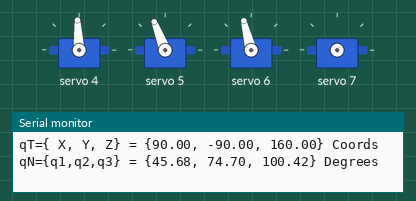
Recording of a sketch running on a simulated Arduino Uno, built with avr-gcc and run on an emulated ATmega328P. Shown: 4 × servo, the last lines printed to the serial monitor.

Above: at 0.43 s.
At 4.81 s:
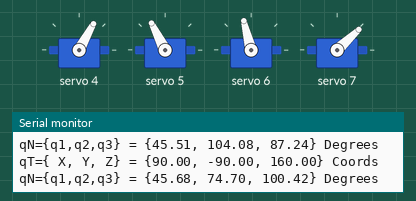
At 10.52 s:
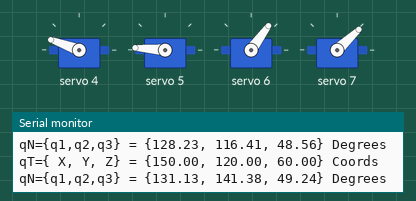
At 19.26 s:
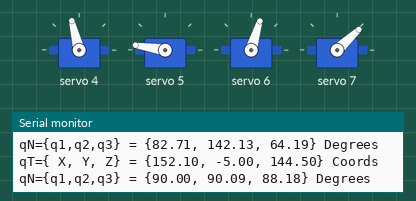
At 28.51 s:
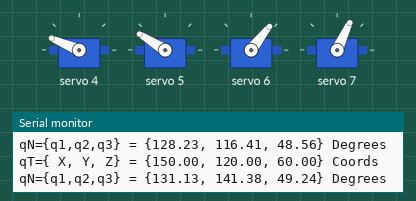
At 38.0 s:
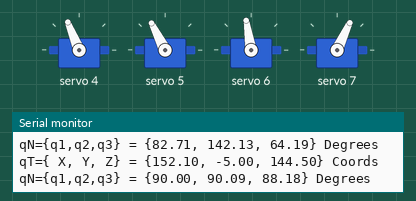
Timing chart, 0 to 39.5 s (numbered marks = the images above):
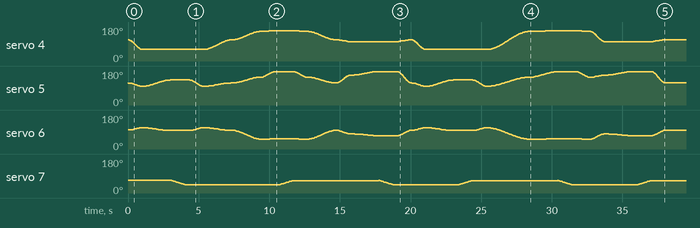

The sketch:

axis_control_empty_V4.ino
```cpp
#include <Adafruit_PWMServoDriver.h>
Adafruit_PWMServoDriver pwm = Adafruit_PWMServoDriver();

#define MIN_PWM 130
#define MAX_PWM 570

#define GRIPPER_CLOSED 25
#define GRIPPER_OPENED 50
#define JOINTS 3

#define TIMEgriper 50
#define TIMEuno  1
#define TIMEdos  2
#define TIMEtres 3

typedef struct
{
  double l0;
  double h1;
  double l1;
  double l2;
  double l3;
  double l3I;
  double l3O;
  double l4;
  double l5;
  double d5;
} RobotParams_t;
RobotParams_t params={5.0,64.5,15.1,80.0,80.0,23.9,35.0,80.0,52.0,5.0};

typedef struct
{
  double x;
  double y;
  double z;
} RobotPosition_t;

RobotPosition_t pT0={params.l0+params.l1+params.l3+params.l5,-params.d5,params.h1+params.l2}; //{152.1,-5.0,144.5}
RobotPosition_t pT1={90.0,-90.0, 160.0};
RobotPosition_t pT2={120.0,-120.0, 135.0};
RobotPosition_t pT3={140.0, 100.0, 90.0};
RobotPosition_t pT4={150.0, 120.0, 60.0};
RobotPosition_t pT5={190.0, -30.0, 100.0};
RobotPosition_t pT6={200.0, -30.0, 70.0};

RobotPosition_t pT0L={90.0, 90.0, 90.0};
RobotPosition_t pT1L={45.0, 90.0, 90.0};

typedef struct
{
  uint8_t pin;
  int offset;
  int min_pos;
  int max_pos;
} RobotServo_t;

RobotServo_t robotServos[JOINTS]={{4,0,0,180},{5,2,50,170},{6,-5,30,120}};
RobotServo_t robotGripper={7,0,30,50};

//TODO: Define several configurations
double qN[JOINTS]={0.0,0.0,0.0};       /*Vector global que contiene los ángulos q1, q2 y q3, se actualiza en moveJ*/
double q0[JOINTS]={90.0,90.0,90.0};
double p0[JOINTS]={152.1,-5.0,144.5};
/*-----------------------------------------------------------------------------------------------------------------------------------------------*/
void setup() {
  Serial.begin(115200);
  //Initializes the PCA9685 servo driver
  pwm.begin();
  pwm.setPWMFreq(50);
  PORTB=0x02; //Salida para led de error
  DDRB=0x00;  //Inicializar a nivel bajo la salida para el led
  //Sets the servo to the initial position
  for (int i=0;i<JOINTS;i++){writeServo(robotServos[i],(int)q0[i]);}
  //moveL(robotServos, p0, pT1L, TIMEuno, params);

}
/*-----------------------------------------------------------------------------------------------------------------------------------------------*/
void loop()
{
  PickAndPlace();
}
/*-----------------------------------------------------------------------------------------------------------------------------------------------*/
void writeServo(const RobotServo_t &servo, int angle)
{
  angle=constrain(angle+servo.offset,servo.min_pos,servo.max_pos);

  int pulse_width;
  pulse_width = map(angle+servo.offset, 0, 180, MIN_PWM, MAX_PWM);
  pwm.setPWM(servo.pin,0,pulse_width);
}
/*-----------------------------------------------------------------------------------------------------------------------------------------------*/
void detachServo(const RobotServo_t &servo)
{
  pwm.setPWM(servo.pin,0,0);
}
/*-----------------------------------------------------------------------------------------------------------------------------------------------*/
void moveAbsJ(const RobotServo_t robotServos[JOINTS], const double q0[JOINTS], const double qt[JOINTS], const double T)
{
  double a[JOINTS],b[JOINTS],c[JOINTS],d[JOINTS],q,t,t0;
  //TODO: Compute trajectory parameters for each joint
  for(int i=0;i<JOINTS;i++)
  {
    a[i]=-2*(qt[i]-q0[i])/pow(T,3);
    b[i]=3*(qt[i]-q0[i])/pow(T,2);
    c[i]=0.0;
    d[i]=q0[i];
  }
  t0=millis()/1000.0;
  t=0.0;
  while(t<T)
  {
    for (int i=0;i<JOINTS;i++)
    {
      //TODO: Evaluate the trajectory for joint "i" at time "t" and store the result in "q".
      q=a[i]*pow(t,3)+b[i]*pow(t,2)+c[i]*t+d[i];
      writeServo(robotServos[i],(int)q);
    }
    delay(20);
    t=millis()/1000.0-t0;
  }
}
/*-----------------------------------------------------------------------------------------------------------------------------------------------*/
void moveJ(const RobotServo_t robotServos[JOINTS],const double q0[JOINTS], const RobotPosition_t target, const float T, const RobotParams_t &params)
{
  Serial.print("qT={ X, Y, Z} = {");Serial.print(target.x);
  Serial.print(", "); Serial.print(target.y);
  Serial.print(", "); Serial.print(target.z);Serial.println("} Coords");
  double qT[JOINTS];
  inverseKin(target, params, qT);
  Serial.print("qN={q1,q2,q3} = {");Serial.print(qT[0]);
  Serial.print(", "); Serial.print(qT[1]);
  Serial.print(", "); Serial.print(qT[2]);Serial.println("} Degrees");
  /*Comprobación de que los cálculos dan valores correctos*/
  DataError(qT);
  moveAbsJ(robotServos,q0,qT,T);
  /*Actulizar el vector global "qN" con la posición actual*/
  for(int i=0;i<JOINTS;i++)
  {
    qN[i]=qT[i];
  }
}
/*-----------------------------------------------------------------------------------------------------------------------------------------------*/
void inverseKin(const RobotPosition_t &target,const RobotParams_t &params, double *q)
{
  double q1=atan2(target.x-params.l0, -target.y)+asin(params.d5/sqrt(pow(target.x-params.l0,2)+pow(target.y,2)));
  q[0]=q1*180/M_PI;
  double pw[JOINTS]={target.x+(-params.l5*sin(q1)-params.l0),target.y+(params.l5*cos(q1)),target.z+0};
  double r=sqrt(pow(pw[0],2)+pow(pw[1],2))-params.l1;
  double ze=pw[2]-params.h1;
  double alfa=atan(ze/r);
  double s=sqrt(pow(r,2)+pow(ze,2));
  double gamma=acos((pow(params.l2,2)+pow(params.l3,2)-pow(s,2))/(2*params.l2*params.l3));
  double beta=acos((pow(s,2)+pow(params.l2,2)-pow(params.l3,2))/(2*s*params.l2));
  double q2=M_PI-alfa-beta;
  q[1]=q2*180/M_PI;
  double q3_0=M_PI-gamma;
  double e=sqrt(pow(params.l3O,2)+pow(params.l2,2)-2*params.l3O*params.l2*cos(q3_0));
  double psi=asin((params.l3O*sin(q3_0))/e);
  double phi=acos((pow(e,2)+pow(params.l3I,2)-pow(params.l4,2))/(2*e*params.l3I));
  double q3=psi+phi+M_PI/2-q2;
  q[2]=q3*180/M_PI;
}
/*-----------------------------------------------------------------------------------------------------------------------------------------------*/
void moveL(const RobotServo_t robotServos[JOINTS], const double q0L[JOINTS], const RobotPosition_t target, const float T, const RobotParams_t &params)
{
  double qC[JOINTS],a[JOINTS],b[JOINTS],c[JOINTS],d[JOINTS],s[JOINTS],t,t0;
  /*TODO: Call forwardKin to compute the current gripper position from the given configuration.*/
  forwardKin(qC, params, target);
  Serial.print("qC={ X, Y, Z} = {");Serial.print(qC[0]);
  Serial.print(", "); Serial.print(qC[1]);
  Serial.print(", "); Serial.print(qC[2]);Serial.println("} Coordenadas");

 /*Then compute a target position and move the gripper along the trajectory by sending proper servos commands using the inverse kinematics.*/
  t0=millis()/1000.0;
  t=0.0;
  while(t<T)
  {
    double Pt_P0=sqrt(pow(qC[0]-q0L[0],2)+pow(qC[1]-q0L[1],2)+pow(qC[2]-q0L[2],2));
    for(int i=0;i<JOINTS;i++)
    {
      a[i]=-2*Pt_P0/pow(T,3);
      b[i]=-3*Pt_P0/pow(T,2);
      c[i]=0.0;
      d[i]=0.0;
    }
    for (int i=0;i<JOINTS;i++)
    {
      qC[i]=a[i]*pow(t,3)+b[i]*pow(t,2)+c[i]*t+d[i];
    }
    forwardKin(qC, params, target);
    Serial.print("s={ X, Y, Z} = {");Serial.print(s[0]);
    Serial.print(", "); Serial.print(s[1]);
    Serial.print(", "); Serial.print(s[2]);Serial.println("} Coordenadas");
    delay(20);
    t=millis()/1000.0-t0;
  }
}
/*-----------------------------------------------------------------------------------------------------------------------------------------------*/
void forwardKin(double *q, const RobotParams_t &params, RobotPosition_t target)
{
//TODO: Return in q the values of the configuration for the given target position.

  double q1=target.x*M_PI/180;
  double q2=target.y*M_PI/180;
  double q3=target.z*M_PI/180;

  double phi= q3+q2-(M_PI/2);
  double f=sqrt(pow(params.l3I,2)+pow(params.l2,2)-2*params.l3I*params.l2*cos(phi));
  double tau=asin((params.l3I*sin(phi))/f);
  double mu=acos((pow(f,2)+pow(params.l3O,2)-pow(params.l4,2))/(2*f*params.l3O));
  double q3_0=tau+mu;
  double r=-params.l2*cos(q2)-params.l3*cos(q2+q3_0);
  double ptx=params.l0+(r+params.l1+params.l5)*sin(q1)-params.d5*cos(q1);
  q[0]=ptx;
  double pty=-(r+params.l1+params.l5)*cos(q1)-params.d5*sin(q1);
  q[1]=pty;
  double ptz=params.h1+params.l2*sin(q2)+params.l3*sin(q2+q3_0);
  q[2]=ptz;
}
/*-----------------------------------------------------------------------------------------------------------------------------------------------*/
void OpenGripper(void)
{
  for(int i=GRIPPER_CLOSED;i<GRIPPER_OPENED;i++)
  {
    writeServo(robotGripper, i);
    delay(TIMEgriper);
  }
  detachServo(robotGripper);
}
/*-----------------------------------------------------------------------------------------------------------------------------------------------*/
void CloseGripper(void)
{
  for(int i=GRIPPER_OPENED;i>GRIPPER_CLOSED;i--)
  {
    writeServo(robotGripper, i);
    delay(TIMEgriper);
  }
  detachServo(robotGripper);
}
/*-----------------------------------------------------------------------------------------------------------------------------------------------*/
  /*Comprobación de que los cálculos dan valores correctos, si se obtiene " nan=Not A Number "
  volvemos a la posición inicial y bucle infinito con led de error*/
void DataError(double qX[])
{
  for(int i=0;i<JOINTS;i++)
  {
    if (isnan(qX[i]))
    {
      moveJ(robotServos, qN, pT0, TIMEdos, params);
      Serial.println("ERROR: posicionamiento no válido");
      for (int i=0;i<JOINTS;i++){detachServo(robotServos[i]);}
      detachServo(robotGripper);
      for(;;)    // Led intermitente infinito
      {
         DDRB=0x02;
         delay(100);
         DDRB=0x00;
         delay(100);
      }
    }
  }
}
/*-----------------------------------------------------------------------------------------------------------------------------------------------*/
void PickAndPlace(void)
{
  moveJ(robotServos, q0, pT1, TIMEuno, params);
  moveJ(robotServos, qN, pT2, TIMEdos, params);
  CloseGripper();
  moveJ(robotServos, qN, pT1, TIMEuno, params);
  moveJ(robotServos, qN, pT0, TIMEdos, params);

  moveJ(robotServos, qN, pT3, TIMEdos, params);
  moveJ(robotServos, qN, pT4, TIMEuno, params);
  OpenGripper();
  moveJ(robotServos, qN, pT3, TIMEuno, params);
  moveJ(robotServos, qN, pT0, TIMEdos, params);

  moveJ(robotServos, qN, pT5, TIMEuno, params);
  moveJ(robotServos, qN, pT6, TIMEdos, params);
  CloseGripper();
  moveJ(robotServos, qN, pT0, TIMEuno, params);

  moveJ(robotServos, qN, pT1, TIMEuno, params);
  moveJ(robotServos, qN, pT2, TIMEdos, params);
  OpenGripper();
  moveJ(robotServos, qN, pT1, TIMEuno, params);
  moveJ(robotServos, qN, pT3, TIMEtres, params);
  moveJ(robotServos, qN, pT4, TIMEdos, params);
  CloseGripper();
  moveJ(robotServos, qN, pT3, TIMEuno, params);
  moveJ(robotServos, qN, pT5, TIMEuno, params);
  moveJ(robotServos, qN, pT6, TIMEdos, params);
  OpenGripper();
  moveJ(robotServos, qN, pT0, TIMEuno, params);

  for (int i=0;i<JOINTS;i++){detachServo(robotServos[i]);}
  detachServo(robotGripper);
  delay(2000);
}
/*-----------------------------------------------------------------------------------------------------------------------------------------------*/
```
